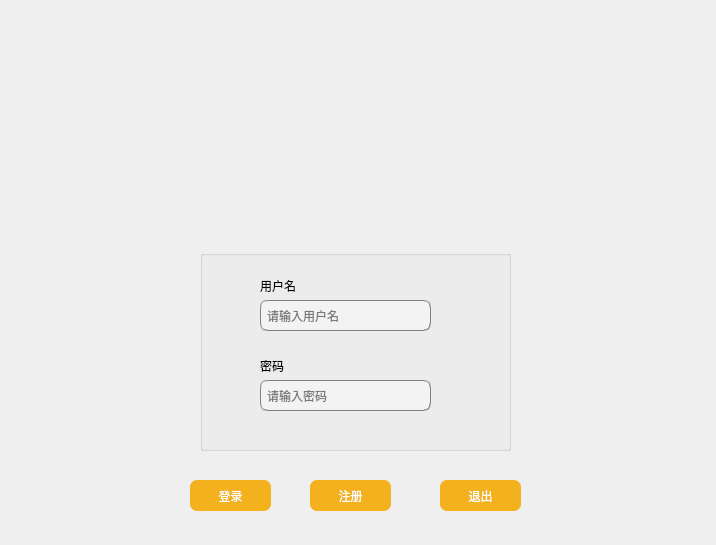
<?xml version="1.0" encoding="UTF-8"?>
<ui version="4.0">
 <class>Login</class>
 <widget class="QWidget" name="Login">
  <property name="geometry">
   <rect>
    <x>0</x>
    <y>0</y>
    <width>716</width>
    <height>545</height>
   </rect>
  </property>
  <property name="windowTitle">
   <string>Form</string>
  </property>
  <widget class="QLabel" name="game_name">
   <property name="geometry">
    <rect>
     <x>320</x>
     <y>20</y>
     <width>81</width>
     <height>51</height>
    </rect>
   </property>
   <property name="text">
    <string/>
   </property>
  </widget>
  <widget class="QPushButton" name="log_in">
   <property name="geometry">
    <rect>
     <x>190</x>
     <y>480</y>
     <width>81</width>
     <height>31</height>
    </rect>
   </property>
   <property name="styleSheet">
    <string notr="true">background:rgb(243, 178, 29);
font: 9pt &quot;新宋体&quot;;
border:0px groove gray;border-radius:
7px;padding:2px 4px;
font: 14pt &quot;Candara&quot;;
color:white;</string>
   </property>
   <property name="text">
    <string>登录</string>
   </property>
  </widget>
  <widget class="QPushButton" name="register_2">
   <property name="geometry">
    <rect>
     <x>310</x>
     <y>480</y>
     <width>81</width>
     <height>31</height>
    </rect>
   </property>
   <property name="styleSheet">
    <string notr="true">background:rgb(243, 178, 29);
font: 9pt &quot;新宋体&quot;;
border:0px groove gray;border-radius:
7px;padding:2px 4px;
font: 14pt &quot;Candara&quot;;
color:white;</string>
   </property>
   <property name="text">
    <string>注册</string>
   </property>
  </widget>
  <widget class="QPushButton" name="quit">
   <property name="geometry">
    <rect>
     <x>440</x>
     <y>480</y>
     <width>81</width>
     <height>31</height>
    </rect>
   </property>
   <property name="styleSheet">
    <string notr="true">background:rgb(243, 178, 29);
font: 9pt &quot;新宋体&quot;;
border:0px groove gray;border-radius:
7px;padding:2px 4px;
font: 14pt &quot;Candara&quot;;
color:white;</string>
   </property>
   <property name="text">
    <string>退出</string>
   </property>
  </widget>
  <widget class="QLabel" name="background">
   <property name="geometry">
    <rect>
     <x>0</x>
     <y>0</y>
     <width>721</width>
     <height>541</height>
    </rect>
   </property>
   <property name="autoFillBackground">
    <bool>true</bool>
   </property>
   <property name="text">
    <string/>
   </property>
  </widget>
  <widget class="QGroupBox" name="login_box">
   <property name="geometry">
    <rect>
     <x>200</x>
     <y>250</y>
     <width>311</width>
     <height>201</height>
    </rect>
   </property>
   <property name="title">
    <string/>
   </property>
   <widget class="QLabel" name="username_label">
    <property name="geometry">
     <rect>
      <x>60</x>
      <y>30</y>
      <width>40</width>
      <height>12</height>
     </rect>
    </property>
    <property name="text">
     <string>用户名</string>
    </property>
   </widget>
   <widget class="QLineEdit" name="username">
    <property name="geometry">
     <rect>
      <x>60</x>
      <y>50</y>
      <width>171</width>
      <height>31</height>
     </rect>
    </property>
    <property name="styleSheet">
     <string notr="true">background-color: rgba(247, 247, 247, 160);
border:1px groove gray;border-radius:
7px;padding:2px 4px;
font: 10pt &quot;Candara&quot;;

</string>
    </property>
    <property name="placeholderText">
     <string>请输入用户名</string>
    </property>
    <property name="clearButtonEnabled">
     <bool>true</bool>
    </property>
   </widget>
   <widget class="QLabel" name="password_label">
    <property name="geometry">
     <rect>
      <x>60</x>
      <y>110</y>
      <width>40</width>
      <height>12</height>
     </rect>
    </property>
    <property name="text">
     <string>密码</string>
    </property>
   </widget>
   <widget class="QLineEdit" name="password">
    <property name="geometry">
     <rect>
      <x>60</x>
      <y>130</y>
      <width>171</width>
      <height>31</height>
     </rect>
    </property>
    <property name="styleSheet">
     <string notr="true">background-color: rgba(247, 247, 247,160);
border:1px groove gray;border-radius:
7px;padding:2px 4px;
font: 10pt &quot;Candara&quot;;</string>
    </property>
    <property name="echoMode">
     <enum>QLineEdit::Password</enum>
    </property>
    <property name="placeholderText">
     <string>请输入密码</string>
    </property>
    <property name="clearButtonEnabled">
     <bool>true</bool>
    </property>
   </widget>
  </widget>
  <zorder>background</zorder>
  <zorder>login_box</zorder>
  <zorder>game_name</zorder>
  <zorder>log_in</zorder>
  <zorder>register_2</zorder>
  <zorder>quit</zorder>
 </widget>
 <resources/>
 <connections/>
</ui>
